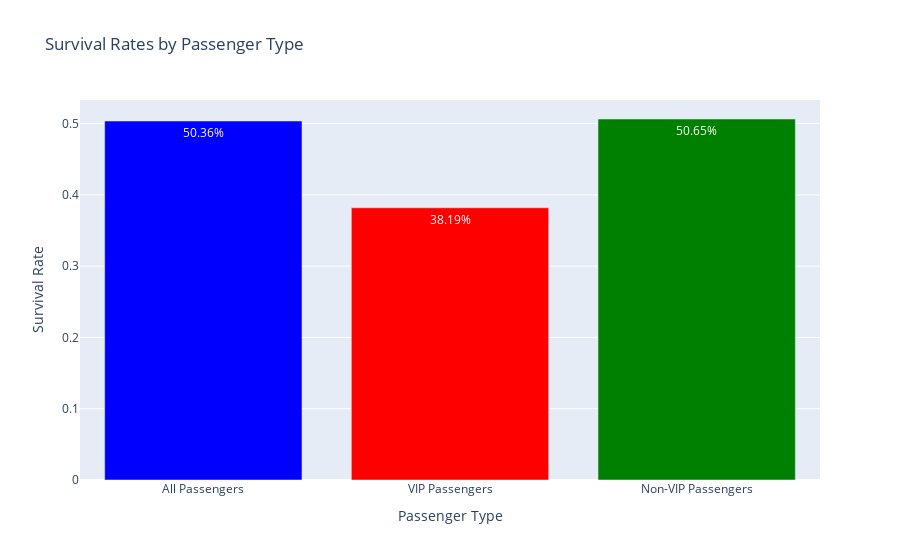

Notebook code cell kept with this figure:
### Code cell
# Create the plot
fig = go.Figure()

fig.add_trace(go.Bar(
    x=['All Passengers', 'VIP Passengers', 'Non-VIP Passengers'],
    y=[total_survival_rate, vip_survival_rate, non_vip_survival_rate],
    marker_color=['blue', 'red', 'green'],
    text=['{:.2%}'.format(total_survival_rate), '{:.2%}'.format(vip_survival_rate), '{:.2%}'.format(non_vip_survival_rate)],
    textposition='auto',
    textfont=dict(color='white'),
))

fig.update_layout(title='Survival Rates by Passenger Type',
                  xaxis_title='Passenger Type',
                  yaxis_title='Survival Rate')

# Display the plot
display(fig)

### Figure 1 — Plotly figure (JSON) as saved in the notebook; plotly's stock layout.template omitted (floating-point values rounded to 4 significant figures)
{"data": [{"marker": {"color": ["blue", "red", "green"]}, "text": ["50.36%", "38.19%", "50.65%"], "textfont": {"color": "white"}, "textposition": "auto", "type": "bar", "x": ["All Passengers", "VIP Passengers", "Non-VIP Passengers"], "y": [0.5036, 0.3819, 0.5065]}], "layout": {"title": {"text": "Survival Rates by Passenger Type"}, "xaxis": {"title": {"text": "Passenger Type"}}, "yaxis": {"title": {"text": "Survival Rate"}}}}
